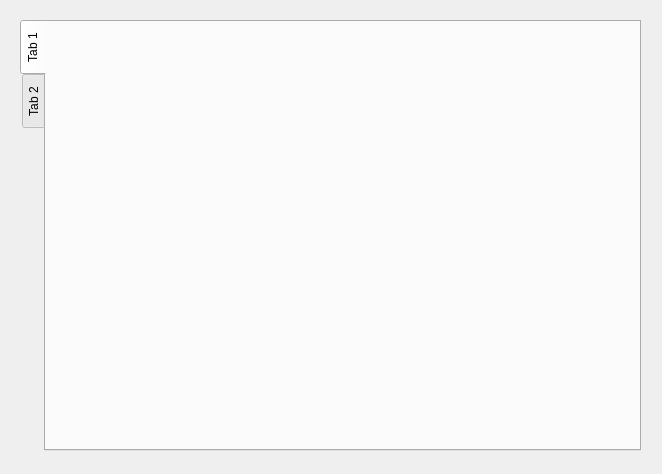
<?xml version="1.0" encoding="UTF-8"?>
<ui version="4.0">
 <class>MainPage</class>
 <widget class="QWidget" name="MainPage">
  <property name="geometry">
   <rect>
    <x>0</x>
    <y>0</y>
    <width>662</width>
    <height>474</height>
   </rect>
  </property>
  <property name="windowTitle">
   <string>Form</string>
  </property>
  <widget class="QTabWidget" name="tabWidget">
   <property name="geometry">
    <rect>
     <x>20</x>
     <y>20</y>
     <width>621</width>
     <height>431</height>
    </rect>
   </property>
   <property name="tabPosition">
    <enum>QTabWidget::West</enum>
   </property>
   <property name="currentIndex">
    <number>0</number>
   </property>
   <property name="documentMode">
    <bool>false</bool>
   </property>
   <property name="tabsClosable">
    <bool>false</bool>
   </property>
   <widget class="QWidget" name="tab">
    <attribute name="title">
     <string>Tab 1</string>
    </attribute>
   </widget>
   <widget class="QWidget" name="tab_2">
    <attribute name="title">
     <string>Tab 2</string>
    </attribute>
   </widget>
  </widget>
 </widget>
 <resources/>
 <connections/>
</ui>
